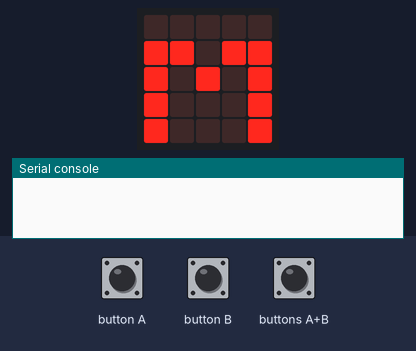
This program was run on a simulated BBC micro:bit (MakeCode). On the bench: the board's 5×5 LED display, the last lines printed to the serial console. The inputs (shaded band) are chosen by the test bench. No radio messages arrive unless stated (any console line starting 'radio sent:' is added by the test bench).

Above: at 1.9 s.
2.0 s: buttons A+B pressed for 0.15 s
At 3.4 s:
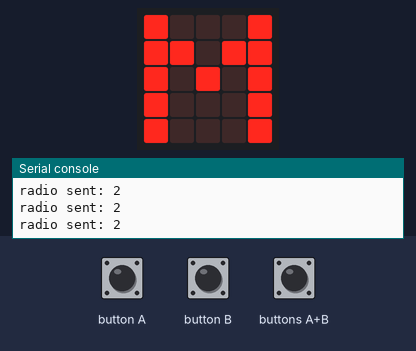
3.7 s: buttons A+B pressed for 1 s
At 4.76 s:
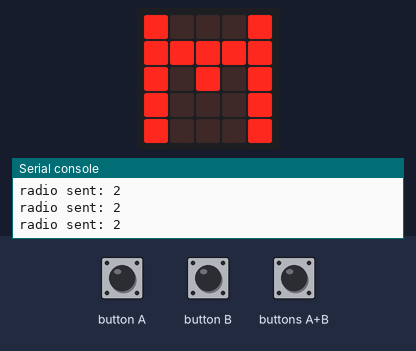
6.3 s: button B pressed for 0.15 s
At 7.6 s:
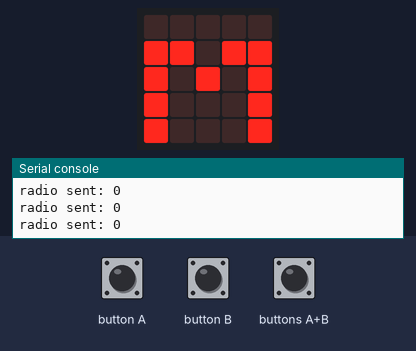
7.9 s: button A pressed for 0.15 s
At 9.0 s:
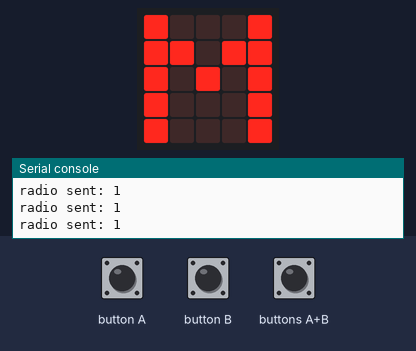
Timing chart, 0 to 10.5 s (numbered marks = the images above; inputs shaded):
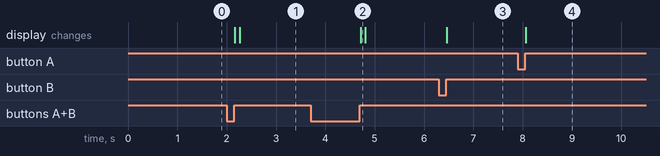

Measured:
- after the input at 2.0 s, the display: first changes after 0.16 s (image 1 shows a later state)
- after the input at 3.7 s, the display: changes after 1.0 s (image 2)
- after the input at 6.3 s, the display: changes after 0.16 s (image 3)
- after the input at 7.9 s, the display: changes after 0.16 s (image 4)

The program:

main.ts
```typescript
// 1 = START (med blinking)
input.onButtonPressed(Button.A, function () {
    Radiogruppe = 101
    for (let index = 0; index < 8; index++) {
        radio.setGroup(Radiogruppe)
        radio.sendNumber(1)
        Radiogruppe += 1
    }
    Radiogruppe = 201
    for (let index = 0; index < 8; index++) {
        radio.setGroup(Radiogruppe)
        radio.sendNumber(1)
        Radiogruppe += 1
    }
    basic.showString("M")
})
// 2 = START (uten blinking)
input.onButtonPressed(Button.AB, function () {
    led.plot(2, 1)
    Radiogruppe = 101
    for (let index = 0; index < 8; index++) {
        radio.setGroup(Radiogruppe)
        radio.sendNumber(2)
        Radiogruppe += 1
    }
    Radiogruppe = 201
    for (let index = 0; index < 8; index++) {
        radio.setGroup(Radiogruppe)
        radio.sendNumber(2)
        Radiogruppe += 1
    }
    basic.pause(100)
    basic.showString("M")
})
// 0 = STOPP
input.onButtonPressed(Button.B, function () {
    Radiogruppe = 101
    for (let index = 0; index < 8; index++) {
        radio.setGroup(Radiogruppe)
        radio.sendNumber(0)
        Radiogruppe += 1
    }
    Radiogruppe = 201
    for (let index = 0; index < 8; index++) {
        radio.setGroup(Radiogruppe)
        radio.sendNumber(0)
        Radiogruppe += 1
    }
    basic.showString("m")
})
let Radiogruppe = 0
basic.showString("m")
```

test.ts
```typescript
// testene settes inn her; disse vil ikke kompilert så lenge denne pakken blir brukt som en utvidelse.
```
